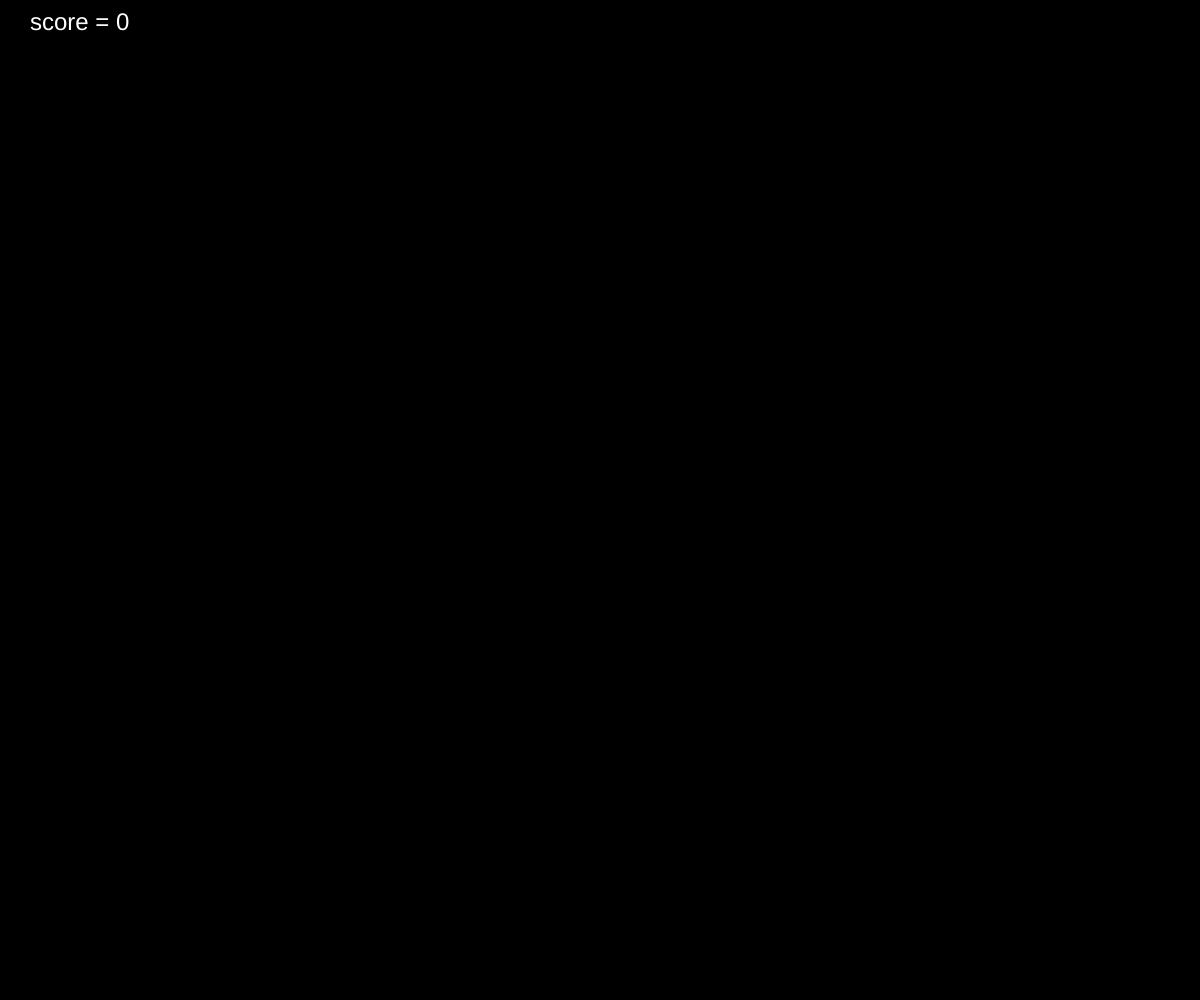
Frame 1 (no input)
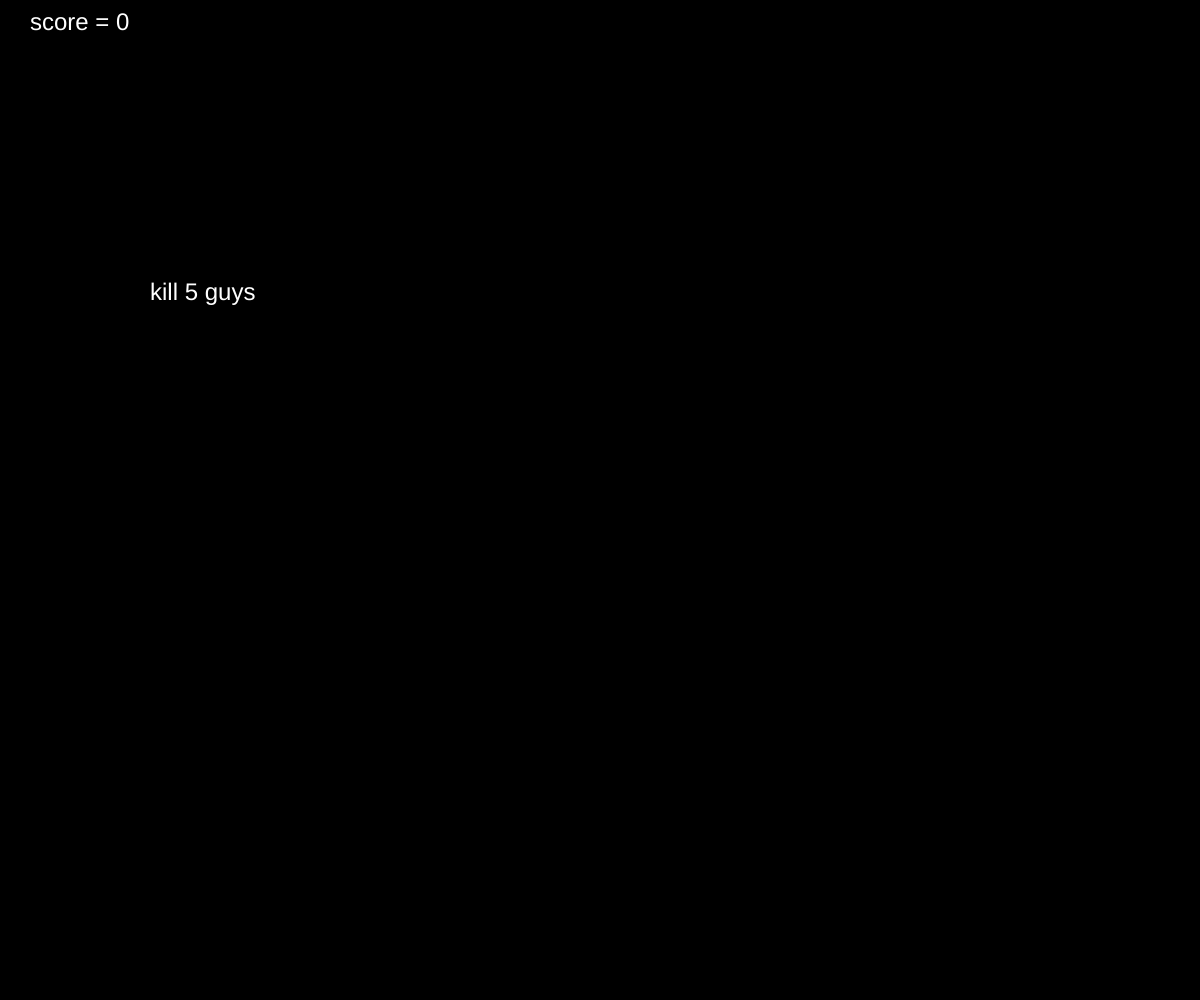
Frame 60 (no input)
Frame 120 (the mouse pressed at the canvas centre since frame 60): identical to frame 60, image omitted

The p5.js sketch that drew these frames (run headless with seeded random() and noise() and a simulated clock; from frame 60 on, the mouse is pressed at the canvas centre):

// p5.js sketch
// ── sketch.js
let cars = [];
let frogPos;
let state = 0;
let timer = 0;
let maxCars = 5;
let maxTimer = 10 ;
let score = 0 ;

function setup() {
  createCanvas(windowWidth, windowHeight);

  // Spawn objects
  for (let i = 0; i < maxCars; i++) {
    cars.push(new Car());
  }

  frogPos = createVector(width / 2, height - 100);
}

function draw() {
  switch (state) {
    case 0:
      background("black");
      text("kill 5 guys", 150, 300);
      fill("white");
      break;

    case 1:
      game();
      timer++;
      if (timer > maxTimer * 60) {
        timer = 0;
        state = 3;
      }
      break;

    case 2: // win!
      background("black");
      text("you killed 5 guys!", 100, 100);
      break;

    case 3: // lose
      background("black");
      text("too slow!", 100, 100);
      break;
  }

    fill("white") ;
  textSize(24) ;
  text("score = "+ score, 30, 30) ;
}

function game() {
  background("gray");

  for (let i = 0; i < cars.length; i++) {
    cars[i].display();
    cars[i].move();

    if (cars[i].pos.dist(frogPos) < 50) {
      cars.splice(i, 1);
      score++ ;
    }
  }

  if (cars.length == 0) {
    // they won!
    state = 2;
  }

  // frog
  fill("tan");
  ellipse(frogPos.x , frogPos.y - 50, 75, 75);
   ellipse(frogPos.x + 45, frogPos.y - 22 , 30, 30)
   ellipse(frogPos.x - 45, frogPos.y - 22 , 30, 30)
  fill ("black");
     rect(frogPos.x + 35, frogPos.y - 15 , 20, 30)
   rect(frogPos.x - 55, frogPos.y - 15 , 20, 30)
  fill ("grey")
   rect(frogPos.x - 55, frogPos.y - 65 , 20, 30)
     rect(frogPos.x + 37, frogPos.y - 65 , 20, 30)




  checkForKeys();


}

class Car {
  // constructor and attributes
  constructor() {
    this.pos = createVector(random(width), random(height)); // initialize your attributes here
    this.v = createVector(random(6), 0);
    this.r = random(255);
    this.g = random(255);
    this.b = random(255);
    this.o = random(100);
    this.size = random(48, 128);
  }

  // methods

  display() {
    fill(this.r, this.b, this.g, this);
    ellipse(this.pos.x, this.pos.y, 75, 75);
    ellipse(this.pos.x, this.pos.y + 40, 30, 30);
       fill ("gray");
    rect(this.pos.x + 10, this.pos.y + 30, 100, 20);



    // textSize(this.size) ;
    // text("bruh", this.pos.x, this.pos.y) ;
  }

  move() {
    this.pos.add(this.v);
    if (this.pos.x > width) this.pos.x = 0;
    if (this.pos.x < 0) this.pos.x = width;
    if (this.pos.y > height) this.pos.y = 0;
    if (this.pos.y < 0) this.pos.y = height;
  }
}

function checkForKeys() {
  if (keyIsDown(LEFT_ARROW)) {
    frogPos.x -= 5;
    if (frogPos.x < 0) frogPos.x = width ;
  }

  if (keyIsDown(RIGHT_ARROW)) frogPos.x += 5 ;
  if (keyIsDown(UP_ARROW)) frogPos.y -= 5;
  if (keyIsDown(DOWN_ARROW)) frogPos.y += 5;
}

function mouseReleased() {
  switch (state) {
    case 0:
      state = 1;
      break;

    case 2: // win state
      resetTheGame();
      state = 0;

      break;

    case 3: // lose state
      resetTheGame();
      state = 0;
      break;
  }
}

function resetTheGame() {
  timer = 0;
  cars = [];

  // Spawn objects
  for (let i = 0; i < maxCars; i++) {
    cars.push(new Car());
  }
}
